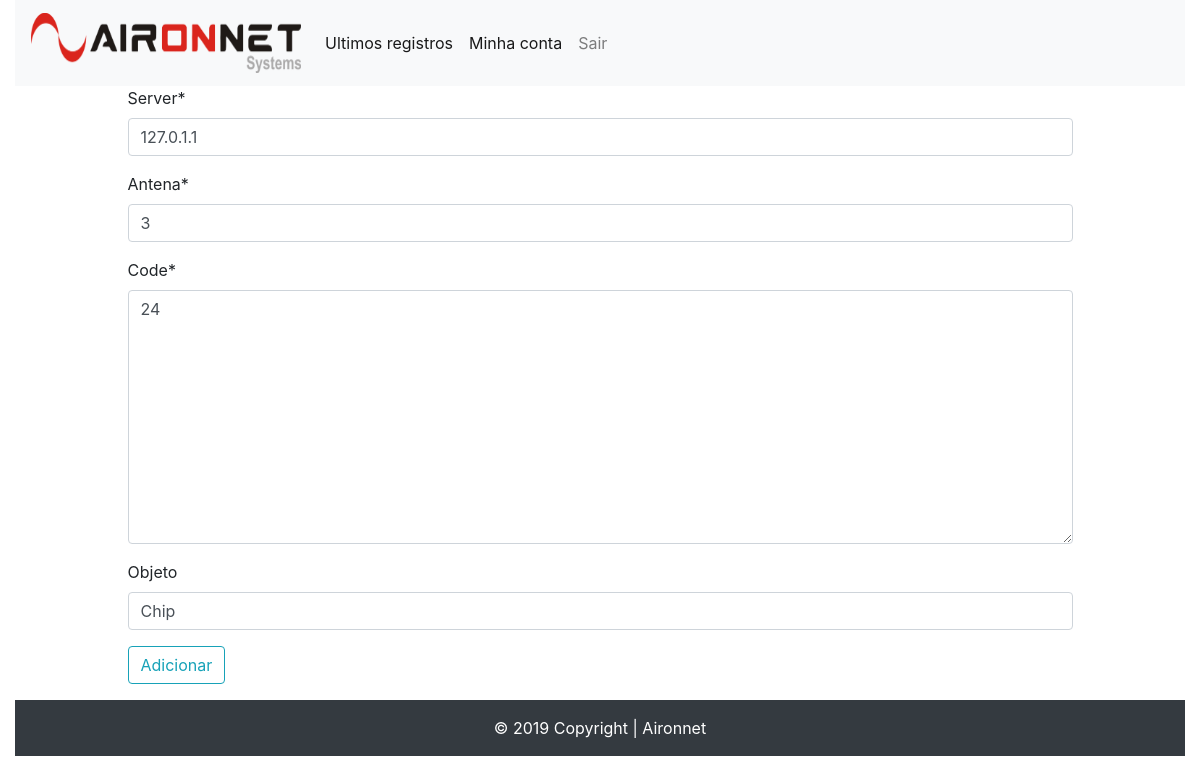
Page /lista/cadastro/178 (signed in) on the earlier database version.
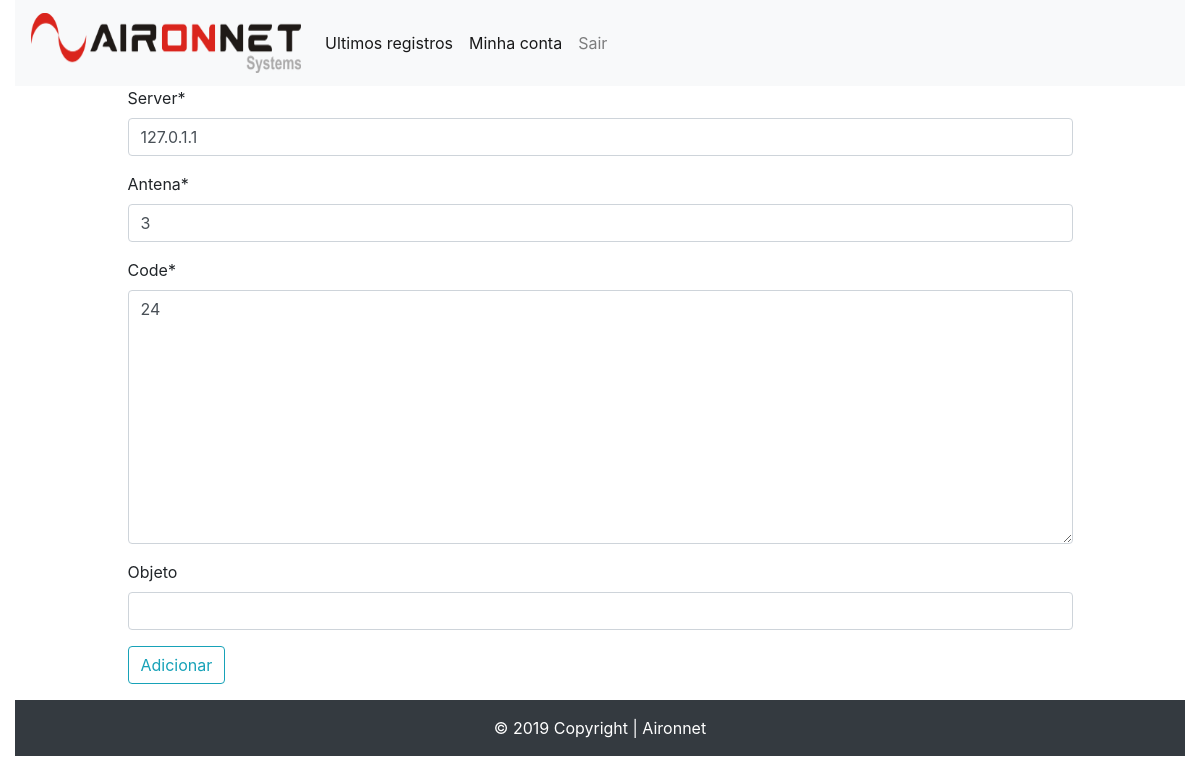
Same page on the later database version.
### list/models.py (models this page shows, shortened)
class Objeto(models.Model):
	server = models.CharField(max_length=15)
	antena = models.CharField(max_length=10)
	date = models.DateTimeField(default=datetime.now)
	code = models.TextField()
	objeto = models.CharField(max_length=100)

### list/views.py (the view)
# urls.py: path('lista/cadastro/<int:id>', views.add, name='add-objeto'),
@login_required
def add(request, id):
	objt = get_object_or_404(Objeto, pk=id)
	hist = Historico.objects.filter(code=objt.code).last()
	formHist = HistForm(instance=hist)
	form = ObjForm(instance=objt)
	template_name = 'add.html'
	if request.method == 'POST':
		form = ObjForm(request.POST, instance=objt)
		if form.is_valid():
			hist.objeto = objt.objeto
			hist.save()
			objt.save()
			return redirect('/lista')
		else:
			return render(request, template_name, {'form':form})
	else:
		return render(request, template_name, {'form': form})

### list/forms.py
class ObjForm(forms.ModelForm):
	objeto = forms.CharField(max_length=100, required=False)
	class Meta:
		model = Objeto
		fields = ('server', 'antena', 'code', 'objeto')

### list/templates/add.html (shortened to what this page needs)
{% extends 'base.html' %}
{% load crispy_forms_tags %}
{% block content %}
<div class="offset-1 col-10 list-div">
	<form method="POST">
		{{ form|crispy }}
		<button class="btn btn-outline-info my-2 my-sm-0" type="submit" onclick="return confirm('Adicionar objeto ?')">Adicionar</button>
	</form>
</div>
{% endblock %}

### list/templates/base.html (shortened to what this page needs)
{% load static %}
<!DOCTYPE html>
<html>
<head>
  <link rel="stylesheet" href="https://stackpath.bootstrapcdn.com/bootstrap/4.1.3/css/bootstrap.min.css">
  <link rel="stylesheet" href="//code.jquery.com/ui/1.12.0/themes/base/jquery-ui.css">
  <link rel="stylesheet" type="text/css" href="{% static 'css/style.css'%}">
</head>
<body>
<div class="container-fluid">
<nav class="navbar navbar-expand-lg navbar-light bg-light">
  <a class="navbar-brand" href="/"> <img src="{% static 'images/logo1.ico' %}" class="logo_air"></a>
  <div class="collapse navbar-collapse" id="navbarNav">
    <ul class="navbar-nav">
      {% if user.is_authenticated %}
      <li class="nav-item active">
        <a class="nav-link" href="/lista">Ultimos registros</a>
      </li>
      <li class="nav-item active">
        <a class="nav-link" href="/accounts/myaccount">Minha conta</a>
      </li>
      <li class="nav-item">
        <a class="nav-link" href="/accounts/logout" onclick="return confirm('Deseja realmente sair ?')">Sair</a>
      </li>
      {% endif %}
    </ul>
  </div>
</nav>
{%  block content%}
{% endblock %}
<footer class="footer navbar-fixed-bottom">
  <div class="footer-copyright text-center py-3">
    © 2019 Copyright | Aironnet
  </div>
</footer>
</div>
</body>
</html>

### list/static/css/style.css (style rules this page uses)
.footer { position: relative; background-color: #343a40; color: white; bottom:0px; }
a { color:crimson; }
.logo_air { width: 270px; height: 60px; }
button { border:none; cursor: pointer; }

Differences in the rows shown:
changed Objeto: objeto "Chip" → (not shown)
